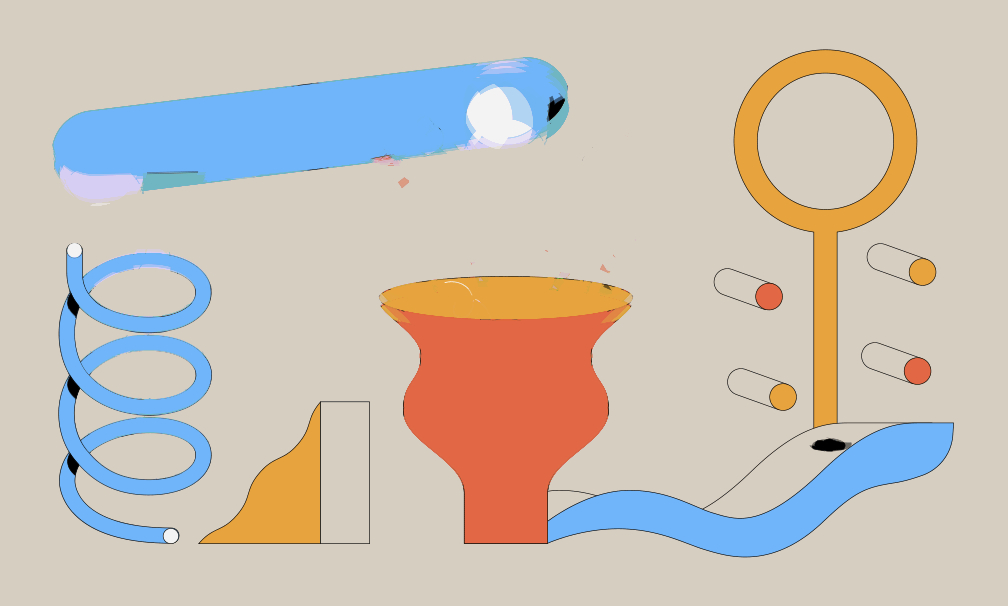
#> input picture frames/background.png, 1008 x 606 px
$ python classify_ball2.py
#> lines starting #> are read from the running program, lines starting #| are printed output that depends on the picture; after the words box and inside, x2 and y2 are one past the last pixel; in counts of white or black regions, pixels touching at a corner belong together
from pathlib import Path
import numpy as np
from PIL import Image
bg = np.array(Image.open('frames/background.png').convert('RGB'), dtype=np.uint8)
#> bg is the input picture: shape (606, 1008, 3); mean R, G, B 202.6, 193.3, 184.8
frames = sorted(Path('frames').glob('frame_*.png'))
regions = {
    'tube': (120, 60, 560, 180),
    'coil': (40, 140, 260, 460),
    'ramp': (210, 300, 350, 420),
    'funnel': (330, 140, 560, 360),
    'ring': (640, 80, 900, 360),
    'slide': (640, 320, 940, 520)
}
for f in frames:
    img = np.array(Image.open(f).convert('RGB'), dtype=np.uint8)
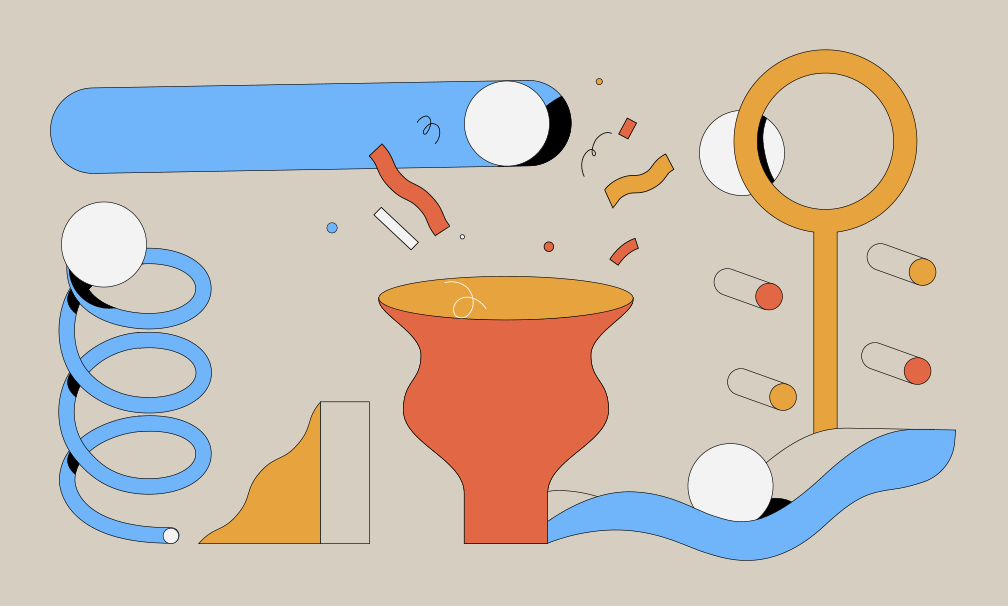
#> input picture frames/frame_00.png, 1008 x 606 px
    diff = np.abs(img.astype(int) - bg.astype(int)).sum(axis=2)
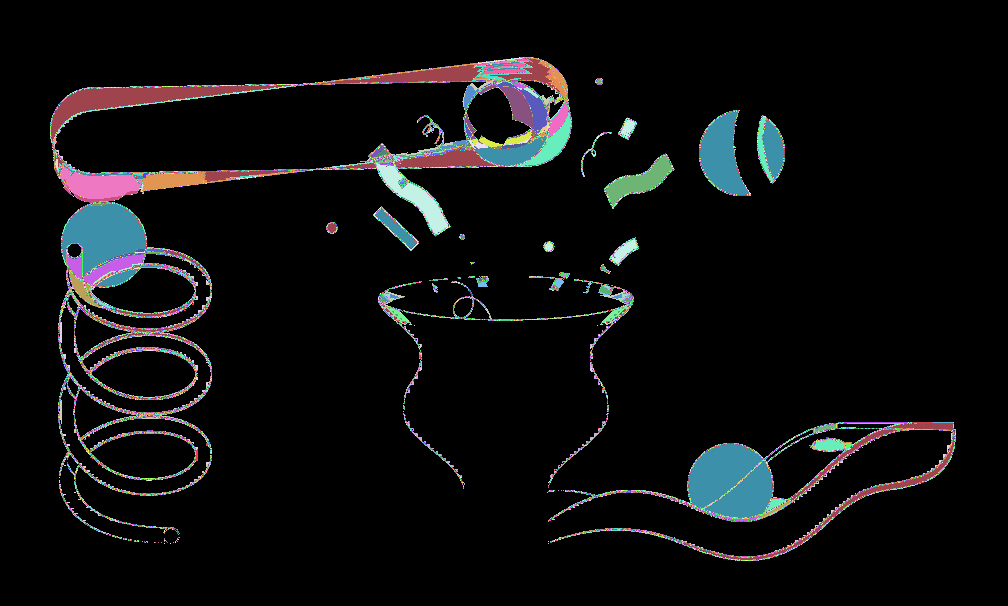
#> diff: shape (606, 1008) int64; 545 distinct labels, from 0 to 615; one colour per label, 0 black
    white = (img[...,0] > 230) & (img[...,1] > 230) & (img[...,2] > 230)
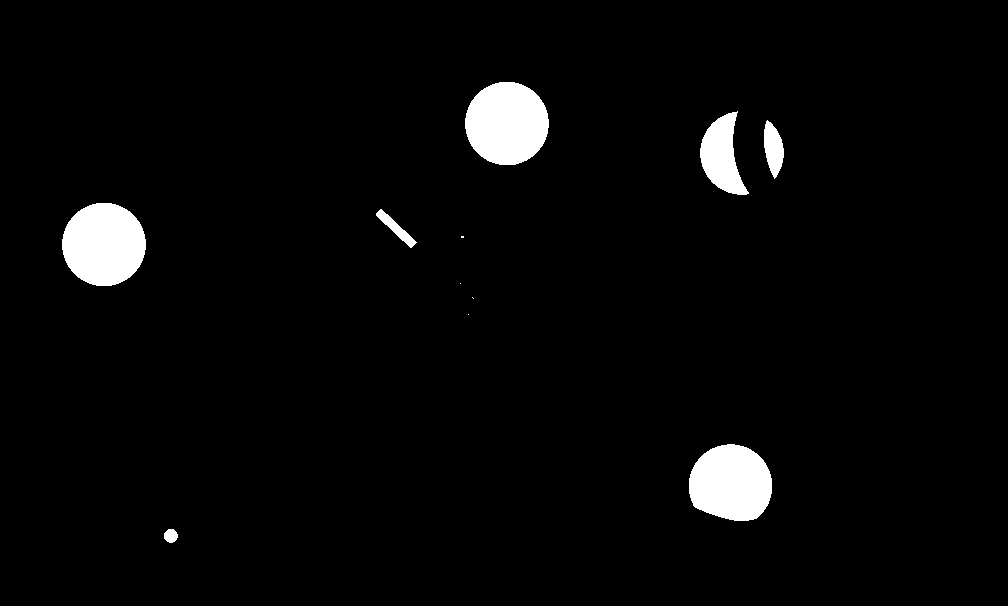
#> white: shape (606, 1008) bool; 3.2% white; 11 white regions (4 under 20 px), largest, box (x1, y1, x2, y2) and area: (465, 82, 549, 165) 5490, (62, 203, 146, 286) 5488, (689, 444, 772, 521) 5095
    mask = (diff > 60) & white
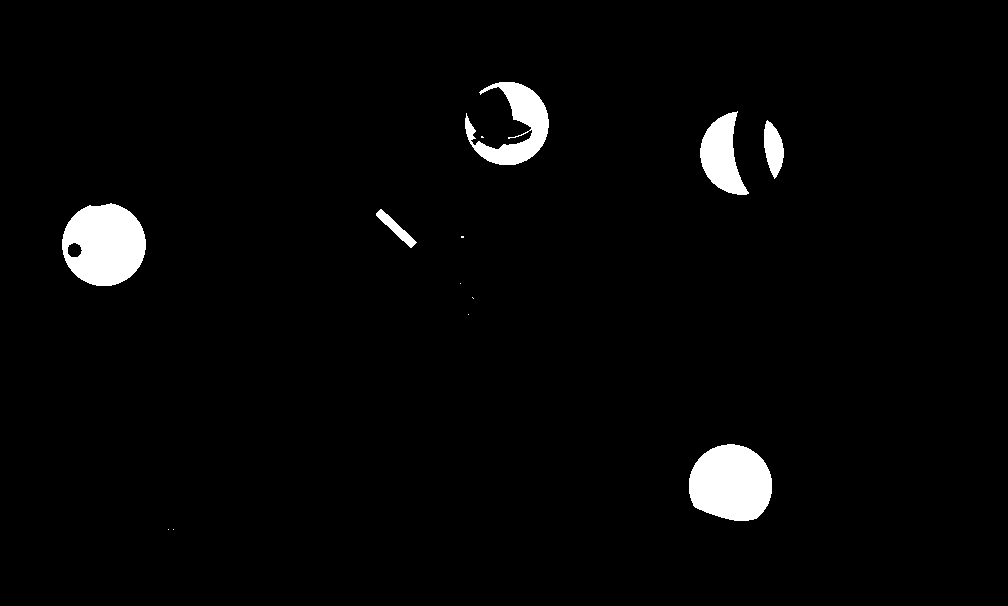
#> mask: shape (606, 1008) bool; 2.8% white; 13 white regions (7 under 20 px), largest, box (x1, y1, x2, y2) and area: (62, 203, 146, 286) 5299, (689, 444, 772, 521) 5095, (465, 82, 549, 165) 3038, (700, 111, 749, 195) 2345, (764, 120, 784, 179) 778, (376, 209, 417, 248) 429
    counts = {}
    for name, (x1,y1,x2,y2) in regions.items():
        counts[name] = int(mask[y1:y2, x1:x2].sum())
#> after the loop, counts = {'tube': 3043, 'coil': 5299, 'ramp': 0, 'funnel': 1594, 'ring': 3123, 'slide': 5080}
    region = max(counts, key=counts.get)
#> region = 'coil'
    total = int(mask.sum())
#> total = 17001
    print(f.name, '->', region, counts[region], 'of', total, counts)
#| frame_00.png -> coil 5299 of 17001 {'tube': 3043, 'coil': 5299, 'ramp': 0, 'funnel': 1594, 'ring': 3123, 'slide': 5080}
#> pass 2 of the loop `for f in frames:`:
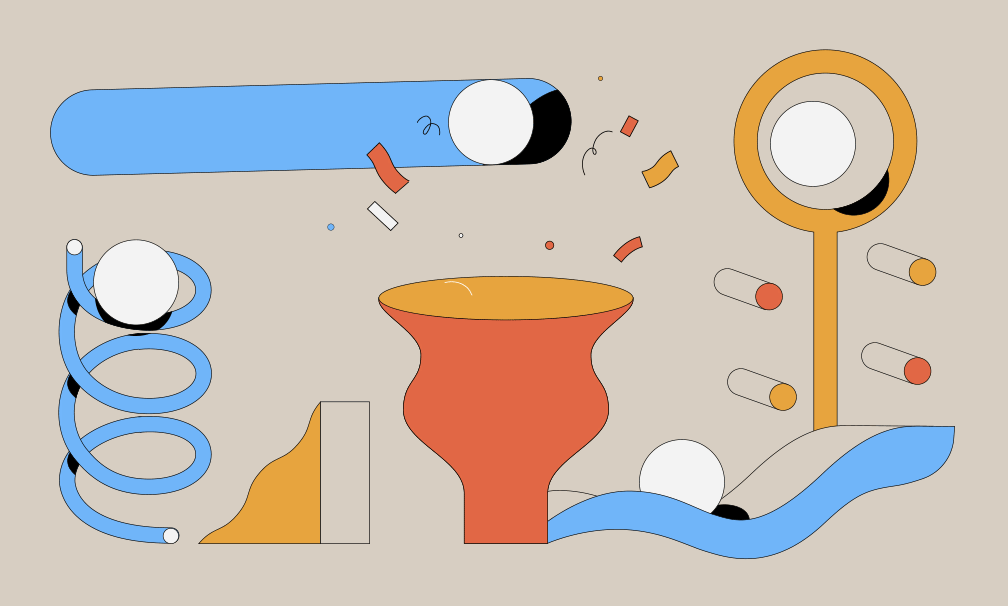
#> input picture frames/frame_01.png, 1008 x 606 px
#> diff: shape (606, 1008) int64; 570 distinct labels, from 0 to 639
#> `white = (img[...,0] > 230) & (img[...,1] > 230) & (img[...,2] > 230)`:
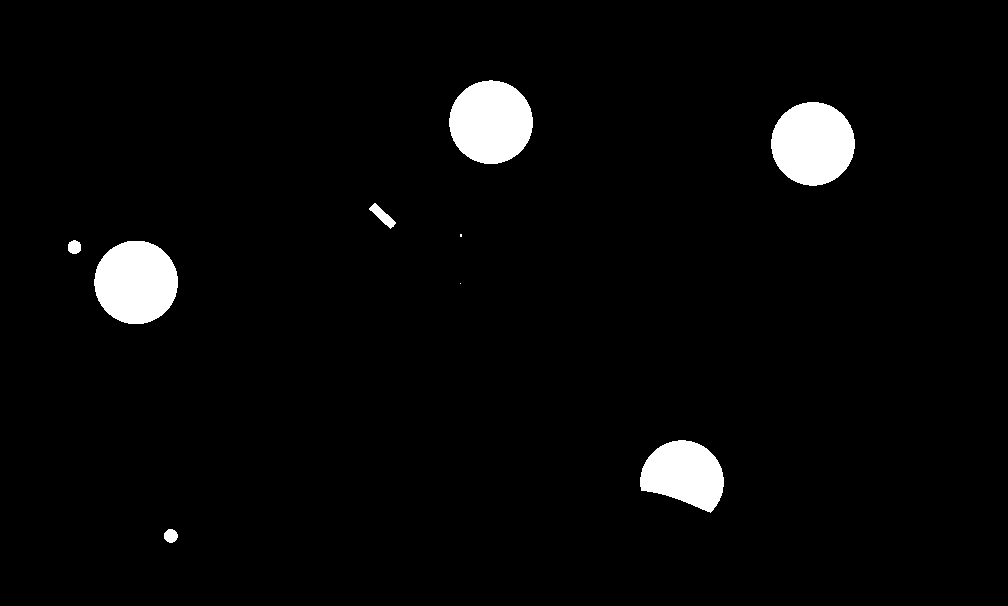
#> white: shape (606, 1008) bool; 3.5% white; 9 white regions (2 under 20 px), largest, box (x1, y1, x2, y2) and area: (771, 102, 855, 186) 5492, (449, 80, 533, 164) 5490, (94, 241, 178, 324) 5489
#> `mask = (diff > 60) & white`:
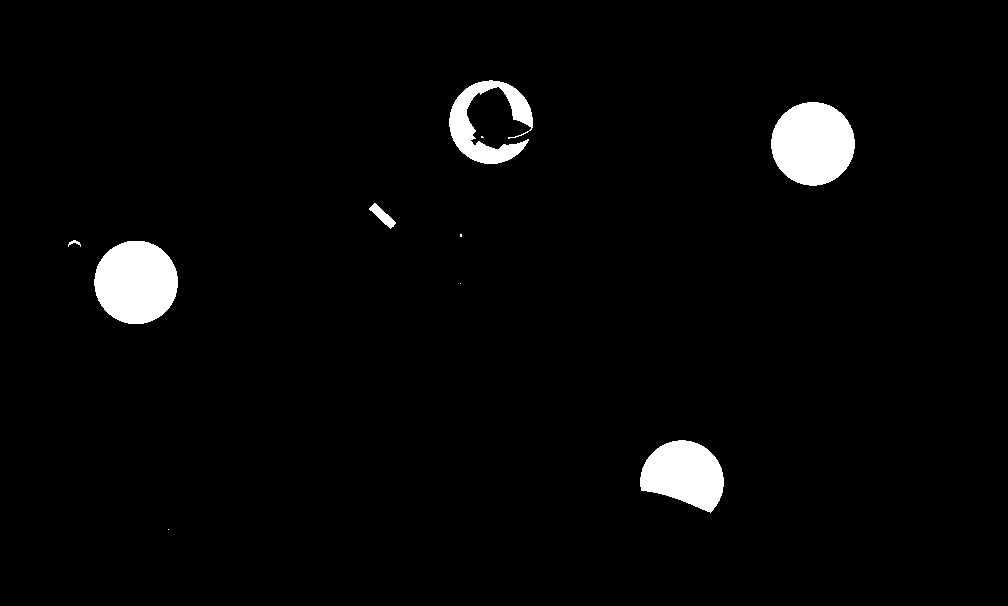
#> mask: shape (606, 1008) bool; 3% white; 10 white regions (4 under 20 px), largest, box (x1, y1, x2, y2) and area: (771, 102, 855, 186) 5492, (94, 241, 178, 324) 5489, (640, 440, 724, 513) 4257, (449, 80, 533, 164) 3037, (369, 203, 396, 229) 260, (68, 240, 81, 247) 39
#> after the loop `for name, (x1,y1,x2,y2) in regions.items():`: counts = {'tube': 3042, 'coil': 5528, 'ramp': 0, 'funnel': 1328, 'ring': 5492, 'slide': 4257}
#> total = 18587
#| frame_01.png -> coil 5528 of 18587 {'tube': 3042, 'coil': 5528, 'ramp': 0, 'funnel': 1328, 'ring': 5492, 'slide': 4257}
#> pass 3 of the loop `for f in frames:`:
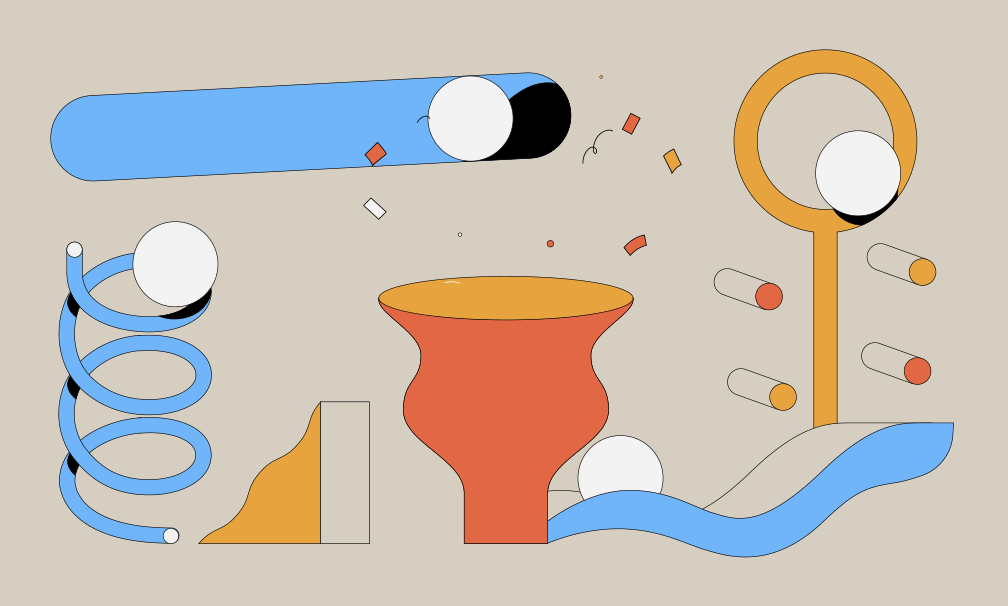
#> input picture frames/frame_02.png, 1008 x 606 px
#> diff: shape (606, 1008) int64; 615 distinct labels, from 0 to 729
#> `white = (img[...,0] > 230) & (img[...,1] > 230) & (img[...,2] > 230)`:
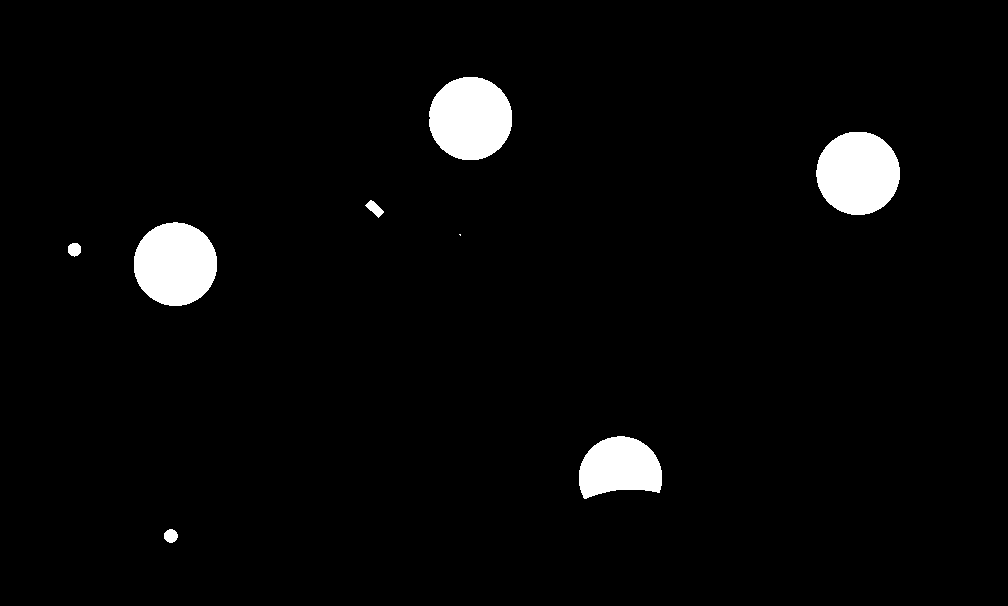
#> white: shape (606, 1008) bool; 3.4% white; 8 white regions (1 under 20 px), largest, box (x1, y1, x2, y2) and area: (816, 132, 900, 215) 5485, (134, 222, 217, 306) 5483, (429, 77, 512, 160) 5480
#> `mask = (diff > 60) & white`:
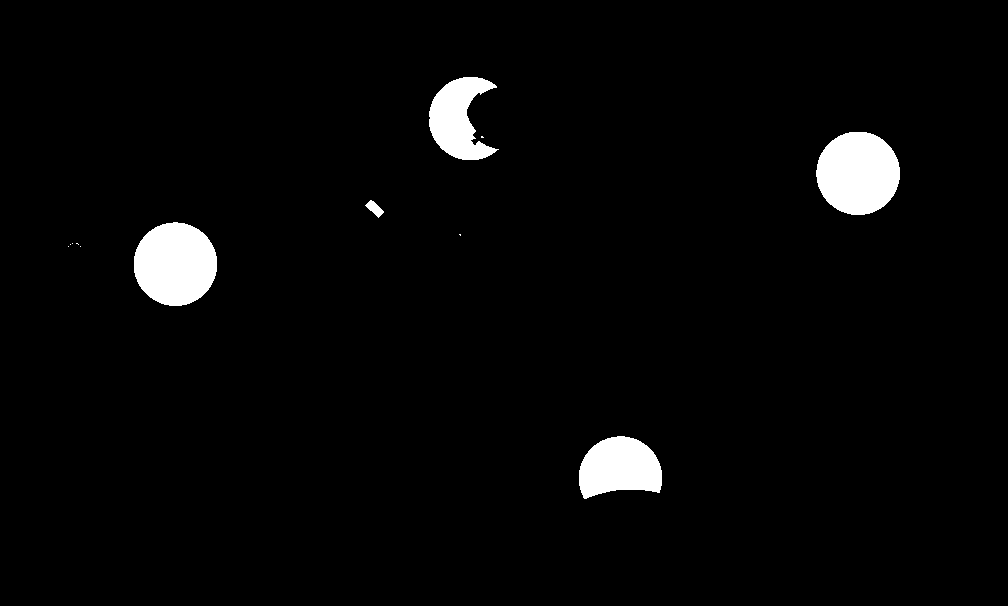
#> mask: shape (606, 1008) bool; 3% white; 12 white regions (7 under 20 px), largest, box (x1, y1, x2, y2) and area: (816, 132, 900, 215) 5485, (134, 222, 217, 306) 5483, (579, 436, 662, 499) 3904, (429, 77, 499, 160) 3428, (365, 200, 384, 218) 160
#> after the loop `for name, (x1,y1,x2,y2) in regions.items():`: counts = {'tube': 3433, 'coil': 5490, 'ramp': 0, 'funnel': 1013, 'ring': 5485, 'slide': 871}
#> total = 18475
#| frame_02.png -> coil 5490 of 18475 {'tube': 3433, 'coil': 5490, 'ramp': 0, 'funnel': 1013, 'ring': 5485, 'slide': 871}
